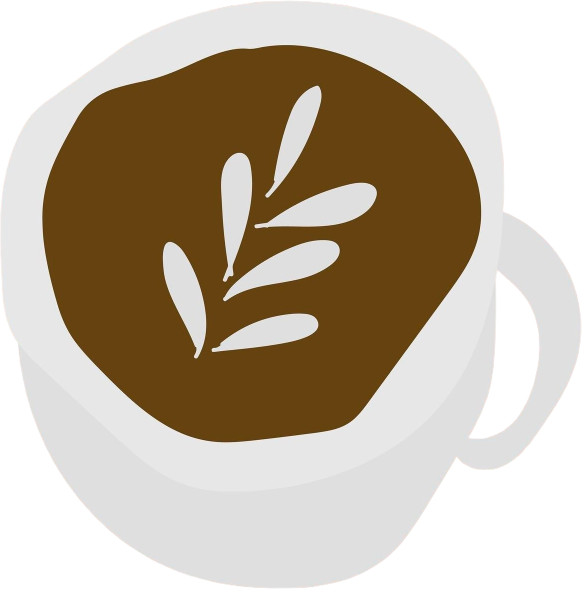
#> input picture images/latte.png, 1163 x 1178 px (shown at 1/2 size)
$ python -i gallery.py   (imports and definitions only)
#> lines starting #> are read from the running program, lines starting #| are printed output that depends on the picture
#!/usr/bin/env python3
"""
Gallery manager — run with: python3 tools/gallery.py
Opens a browser UI to add/delete photos and videos.
Generates thumb_ (low-res) and full-res versions automatically.

Requirements: pip install Pillow  +  brew install ffmpeg
"""

import http.server
import json
import os
import shutil
import subprocess
import sys
import threading
import urllib.parse
import webbrowser
from pathlib import Path

# ── Paths ────────────────────────────────────────────────────────────────────
REPO_ROOT   = Path(__file__).parent.parent
PHOTO_DIR   = REPO_ROOT / "images" / "photographs"
THUMB_DIR   = PHOTO_DIR / "thumbs"
GALLERY_JS  = REPO_ROOT / "js" / "gallery.js"
PORT        = 8765

# ── Processing settings ──────────────────────────────────────────────────────
IMG_THUMB_W  = 500
IMG_FULL_W   = 2560
IMG_THUMB_Q  = 70
IMG_FULL_Q   = 88

VID_THUMB_W  = 400
VID_FULL_W   = 1280
VID_THUMB_CRF = 34
VID_FULL_CRF  = 24
VID_THUMB_SECS = 4   # thumbnails loop only the first few seconds, not the whole clip

MEDIA_EXT = {".jpg", ".jpeg", ".png", ".webp", ".gif", ".mp4", ".mov"}

# ── Helpers ──────────────────────────────────────────────────────────────────

# [61 lines left out: functions thumb_path, list_photos, sync_fallback, capture_date, not called in this run]

def process_image(src: Path, dest_full: Path, dest_thumb: Path):
#> called with src = '../images/latte.png', dest_full = 'out.png', dest_thumb = 'out1.png'
    from PIL import Image, ImageOps
    img = Image.open(src)
#> img is the input picture: PIL image 1163x1178 RGBA; mean R, G, B, A 129.7, 117.3, 100, 187
    img.load()  # force full decode so EXIF is available

    # Read orientation and rotate manually (more reliable than exif_transpose)
    ORIENTATION_ROTATIONS = {2: Image.FLIP_LEFT_RIGHT, 3: Image.ROTATE_180,
                              4: Image.FLIP_TOP_BOTTOM, 5: Image.TRANSPOSE,
                              6: Image.ROTATE_270, 7: Image.TRANSVERSE,
                              8: Image.ROTATE_90}
    try:
        raw = img._getexif() or {}
#> raw = 0 items
        orientation = raw.get(274, 1)  # 274 = Orientation tag
#> orientation = 1
        if orientation in ORIENTATION_ROTATIONS:
            img = img.transpose(ORIENTATION_ROTATIONS[orientation])
    except Exception:
        pass

    if img.mode in ("RGBA", "P"):
        img = img.convert("RGB")
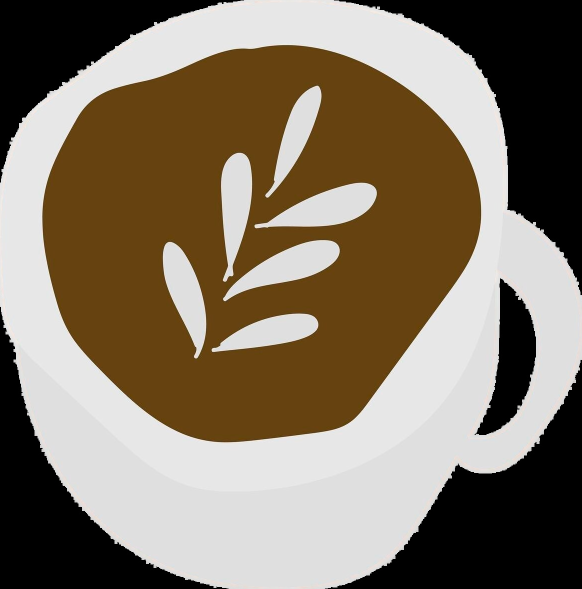
#> img: PIL image 1163x1178 RGB (shown at 1/2 size); mean R, G, B 129.7, 117.3, 100

    # Build sanitized EXIF: keep date/camera, strip GPS (34853) and orientation
    # (274) since rotation is now baked in
    exif_bytes = None
    try:
        exif = img.getexif()
        if exif:
            for tag in (34853, 274):
                if tag in exif:
                    del exif[tag]
            exif_bytes = exif.tobytes()
    except Exception:
        pass

    # [19 lines left out: function save_resized, not called in this run]

    # Save as .jpg regardless of input format
#> (the run stopped early here; a loop or call above may not have finished)
